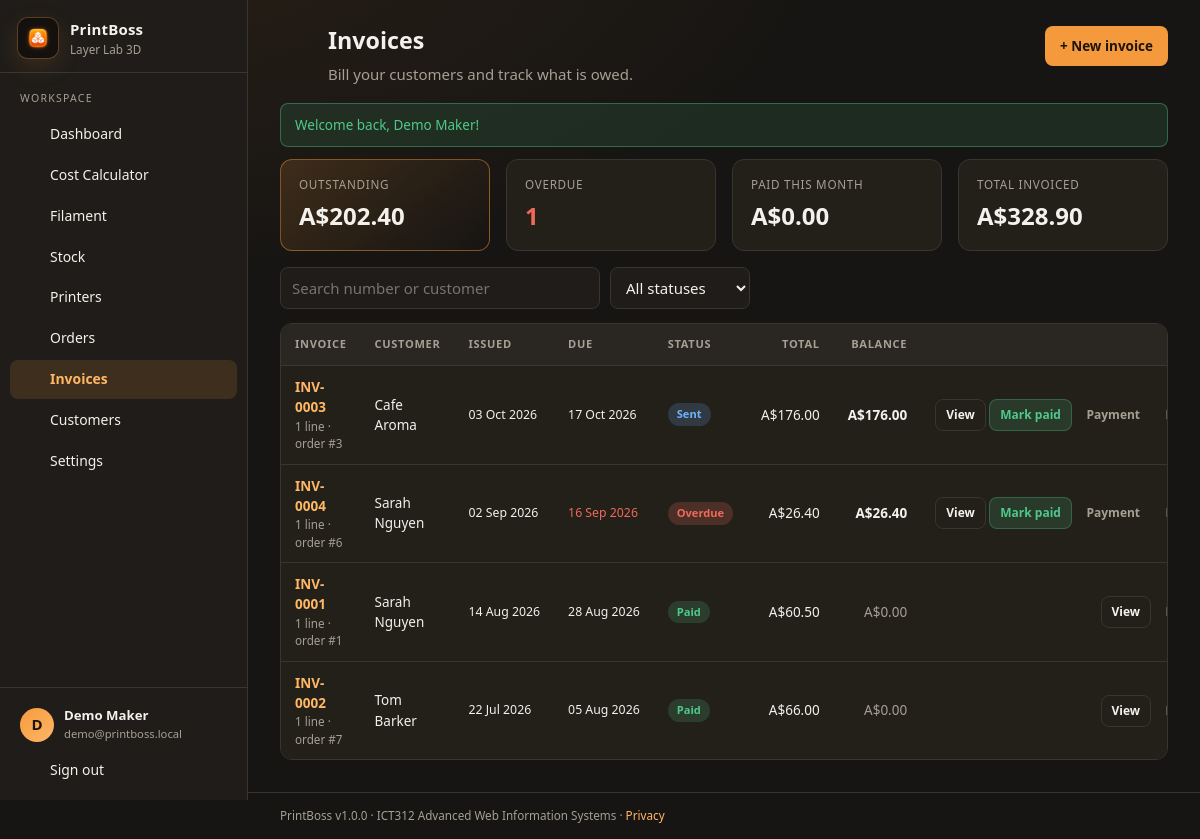
Screenshot of /invoices.php (signed in) with the database file from the repository.
### tables this page shows
CREATE TABLE profiles (
  id                       INT UNSIGNED NOT NULL AUTO_INCREMENT,
  user_id                  INT UNSIGNED NOT NULL,
  business_name            VARCHAR(120) NOT NULL DEFAULT '',
  business_abn             VARCHAR(20)  NOT NULL DEFAULT '',
  business_email           VARCHAR(190) NOT NULL DEFAULT '',
  business_phone           VARCHAR(40)  NOT NULL DEFAULT '',
  business_address         VARCHAR(255) NOT NULL DEFAULT '',
  country                  VARCHAR(60)  NOT NULL DEFAULT 'Australia',
  currency                 CHAR(3)      NOT NULL DEFAULT 'AUD',
  bank_name                VARCHAR(80)  NOT NULL DEFAULT '',
  bank_account_name        VARCHAR(120) NOT NULL DEFAULT '',
  bank_bsb                 VARCHAR(10)  NOT NULL DEFAULT '',
  bank_account_number      VARCHAR(20)  NOT NULL DEFAULT '',
  invoice_prefix           VARCHAR(10)  NOT NULL DEFAULT 'INV',
  gst_rate                 DECIMAL(5,2) NOT NULL DEFAULT 10.00,
  default_gst_enabled      TINYINT(1)   NOT NULL DEFAULT 1,
  default_payment_terms    VARCHAR(60)  NOT NULL DEFAULT 'Payment due within 14 days',
  default_payment_instructions TEXT NULL,
  default_invoice_notes    TEXT NULL,
  default_electricity_cost DECIMAL(8,4) NOT NULL DEFAULT 0.3000,
  default_labour_rate      DECIMAL(8,2) NOT NULL DEFAULT 25.00,
  default_depreciation_rate DECIMAL(8,2) NOT NULL DEFAULT 0.50,
  default_profit_margin    DECIMAL(5,2) NOT NULL DEFAULT 50.00,
  default_failed_risk      DECIMAL(5,2) NOT NULL DEFAULT 10.00,
  onboarding_completed     TINYINT(1)   NOT NULL DEFAULT 0,
  created_at               DATETIME NOT NULL DEFAULT CURRENT_TIMESTAMP,
  updated_at               DATETIME NOT NULL DEFAULT CURRENT_TIMESTAMP ON UPDATE CURRENT_TIMESTAMP,
  PRIMARY KEY (id),
  UNIQUE KEY uq_profiles_user (user_id),
  CONSTRAINT fk_profiles_user FOREIGN KEY (user_id) REFERENCES users(id) ON DELETE CASCADE
);

CREATE TABLE users (
  id            INT UNSIGNED NOT NULL AUTO_INCREMENT,
  email         VARCHAR(190) NOT NULL,
  password_hash VARCHAR(255) NOT NULL,
  failed_login_attempts INT UNSIGNED NOT NULL DEFAULT 0,
  login_locked_until DATETIME NULL,
  full_name     VARCHAR(120) NOT NULL,
  role          ENUM('user','admin') NOT NULL DEFAULT 'user',
  is_active     TINYINT(1) NOT NULL DEFAULT 1,
  last_login_at DATETIME NULL,
  created_at    DATETIME NOT NULL DEFAULT CURRENT_TIMESTAMP,
  updated_at    DATETIME NOT NULL DEFAULT CURRENT_TIMESTAMP ON UPDATE CURRENT_TIMESTAMP,
  PRIMARY KEY (id),
  UNIQUE KEY uq_users_email (email)
);

CREATE TABLE invoices (
  id                   INT UNSIGNED NOT NULL AUTO_INCREMENT,
  user_id              INT UNSIGNED NOT NULL,
  invoice_number       VARCHAR(20) NOT NULL,
  customer_id          INT UNSIGNED NULL,
  order_id             INT UNSIGNED NULL,
  customer_name        VARCHAR(120) NOT NULL,
  customer_email       VARCHAR(190) NULL,
  customer_phone       VARCHAR(40)  NULL,
  customer_address     VARCHAR(255) NULL,
  status               ENUM('Draft','Sent','Paid','Overdue','Cancelled') NOT NULL DEFAULT 'Draft',
  issue_date           DATE NOT NULL,
  due_date             DATE NULL,
  subtotal             DECIMAL(10,2) NOT NULL DEFAULT 0,
  discount             DECIMAL(10,2) NOT NULL DEFAULT 0,
  gst_enabled          TINYINT(1) NOT NULL DEFAULT 1,
  gst_rate             DECIMAL(5,2) NULL DEFAULT NULL,
  gst_amount           DECIMAL(10,2) NOT NULL DEFAULT 0,
  total_amount         DECIMAL(10,2) NOT NULL DEFAULT 0,
  amount_paid          DECIMAL(10,2) NOT NULL DEFAULT 0,
  balance_due          DECIMAL(10,2) NOT NULL DEFAULT 0,
  payment_instructions TEXT NULL,
  terms_conditions     TEXT NULL,
  notes                TEXT NULL,
  created_at           DATETIME NOT NULL DEFAULT CURRENT_TIMESTAMP,
  updated_at           DATETIME NOT NULL DEFAULT CURRENT_TIMESTAMP ON UPDATE CURRENT_TIMESTAMP,
  PRIMARY KEY (id),
  UNIQUE KEY uq_invoice_number (user_id, invoice_number),
  CONSTRAINT fk_invoices_user FOREIGN KEY (user_id) REFERENCES users(id) ON DELETE CASCADE,
  CONSTRAINT fk_invoices_customer FOREIGN KEY (customer_id) REFERENCES customers(id) ON DELETE SET NULL,
  CONSTRAINT fk_invoices_order FOREIGN KEY (order_id) REFERENCES orders(id) ON DELETE SET NULL
);

### invoices.php (the view, shortened to what the rows shown need)
<?php
require_once __DIR__ . '/includes/functions.php';
$user = require_login();
$uid = (int)$user['id'];
$profile = get_profile($uid);
$invoices = rows('SELECT i.*, (SELECT COUNT(*) FROM invoice_items it WHERE it.invoice_id = i.id) AS line_count FROM invoices i WHERE i.user_id = ? ORDER BY i.issue_date DESC, i.id DESC', [$uid]);
$sum = ['outstanding' => 0.0, 'overdue' => 0, 'paid_month' => 0.0, 'total' => 0.0];
foreach ($invoices as $i) {
    if (!in_array($i['status'], ['Paid', 'Cancelled'], true)) $sum['outstanding'] += (float)$i['balance_due'];
    if ($i['status'] !== 'Cancelled') $sum['total'] += (float)$i['total_amount'];
}
$pageTitle = 'Invoices';
require __DIR__ . '/includes/header.php';
?>
<div class="grid grid-4">
  <div class="stat accent"><div class="stat-label">Outstanding</div><div class="stat-value"><?= money($sum['outstanding'], $currency) ?></div></div>
  <div class="stat"><div class="stat-label">Paid this month</div><div class="stat-value"><?= money($sum['paid_month'], $currency) ?></div></div>
  <div class="stat"><div class="stat-label">Total invoiced</div><div class="stat-value"><?= money($sum['total'], $currency) ?></div></div>
</div>
<div class="table-wrap">
  <table id="invoiceTable">
    <thead><tr><th>Invoice</th><th>Customer</th><th>Issued</th><th>Due</th><th>Status</th><th class="right">Total</th><th class="right">Balance</th><th class="right">Actions</th></tr></thead>
    <tbody>
      <?php foreach ($invoices as $i): ?>
        <tr data-search="<?= e($i['invoice_number'] . ' ' . $i['customer_name']) ?>" data-status="<?= e($i['status']) ?>">
          <td><a class="cell-main" href="<?= BASE_PATH ?>/invoice_view.php?id=<?= (int)$i['id'] ?>"><?= e($i['invoice_number']) ?></a><div class="cell-sub"><?= (int)$i['line_count'] ?> line<?= (int)$i['line_count'] === 1 ? '' : 's' ?><?= $i['order_id'] ? ' &middot; order #' . (int)$i['order_id'] : '' ?></div></td>
          <td><?= e($i['customer_name']) ?></td>
          <td class="small nowrap"><?= fmt_date($i['issue_date']) ?></td>
          <td class="small nowrap <?= $i['status'] === 'Overdue' ? 'text-danger' : '' ?>"><?= $i['due_date'] ? fmt_date($i['due_date']) : '-' ?></td>
          <td><span class="badge <?= badge_class($i['status']) ?>"><?= e($i['status']) ?></span></td>
          <td class="right"><?= money($i['total_amount'], $currency) ?></td>
          <td class="right <?= (float)$i['balance_due'] > 0 ? 'cell-main' : 'muted' ?>"><?= money($i['balance_due'], $currency) ?></td>
          <td class="actions">
            <a class="btn btn-sm btn-outline" href="<?= BASE_PATH ?>/invoice_view.php?id=<?= (int)$i['id'] ?>">View</a>
            <?php if (!in_array($i['status'], ['Paid', 'Cancelled'], true)): ?>
              <form method="post" class="inline-form"><button class="btn btn-sm <?= $i['status'] === 'Draft' ? 'btn-outline' : 'btn-success' ?>" type="submit"><?= $i['status'] === 'Draft' ? 'Mark sent' : 'Mark paid' ?></button></form>
              <button class="btn btn-sm btn-ghost" type="button" data-open="paymentDialog" data-json='<?= json_encode(['id' => $i['id'], 'balance' => $i['balance_due'], 'number' => $i['invoice_number']], JSON_HEX_APOS | JSON_HEX_QUOT) ?>'>Payment</button>
            <?php endif; ?>
            <a class="btn btn-sm btn-ghost" href="<?= BASE_PATH ?>/invoice_form.php?id=<?= (int)$i['id'] ?>">Edit</a>
          </td>
        </tr>
      <?php endforeach; ?>
    </tbody>
  </table>
</div>
<?php require __DIR__ . '/includes/footer.php'; ?>

### includes/header.php (shortened to what the rows shown need)
<?php
$profile = $profile ?? get_profile((int)$user['id']);
$currency = $profile['currency'] ?: 'AUD';
?>
<!DOCTYPE html>
<html lang="en">
<head>
<link rel="stylesheet" href="<?= BASE_PATH ?>/assets/css/style.css">
</head>
<body>
<div class="app">
  <aside class="sidebar" id="sidebar">
    <div class="brand">
      <div>
        <div class="brand-name">PrintBoss</div>
        <div class="brand-sub"><?= e($profile['business_name'] ?: '3D Print Manager') ?></div>
      </div>
    </div>
    <div class="sidebar-footer">
      <div class="user-chip">
        <div class="avatar"><?= e(mb_strtoupper(mb_substr($user['full_name'], 0, 1))) ?></div>
        <div class="user-meta"><div class="user-name"><?= e($user['full_name']) ?></div><div class="user-email"><?= e($user['email']) ?></div></div>
      </div>
    </div>
  </aside>
  <main class="main">
    <header class="topbar">
      <div class="page-head">
        <h1 class="page-title"><?= e($pageTitle ?? '') ?></h1>
      </div>
    </header>
    <section class="content">

### rows the page displays
profiles: business_name "Layer Lab 3D", currency "A$202.40", currency "A$0.00", currency "A$328.90"
users: full_name "D", full_name "Demo Maker", email "demo@printboss.local"
invoices: invoice_number "INV-0003", line_count "1", order "3", customer_name "Cafe Aroma", issue_date "03 Oct 2026", due_date "17 Oct 2026", status "Sent", total_amount.currency "A$176.00", balance_due.currency "A$176.00", shows "Mark paid"
invoices: invoice_number "INV-0004", line_count "1", order "6", customer_name "Sarah Nguyen", issue_date "02 Sep 2026", due_date "16 Sep 2026", status "Overdue", total_amount.currency "A$26.40", balance_due.currency "A$26.40", shows "Mark paid"
invoices: invoice_number "INV-0001", line_count "1", order "1", customer_name "Sarah Nguyen", issue_date "14 Aug 2026", due_date "28 Aug 2026", status "Paid", total_amount.currency "A$60.50", balance_due.currency "A$0.00"
invoices: invoice_number "INV-0002", line_count "1", order "7", customer_name "Tom Barker", issue_date "22 Jul 2026", due_date "05 Aug 2026", status "Paid", total_amount.currency "A$66.00", balance_due.currency "A$0.00"

### other values shown
$label "Dashboard"
$label "Cost Calculator"
$label "Filament"
$label "Stock"
$label "Printers"
$label "Orders"
$label "Invoices"
$label "Customers"
$label "Settings"
$pageTitle "Invoices"
$pageDescription "Bill your customers and track what is owed."
$flash['text'] "Welcome back, Demo Maker!"
$sum['overdue'] "1"
APP_VERSION "1.0.0"
